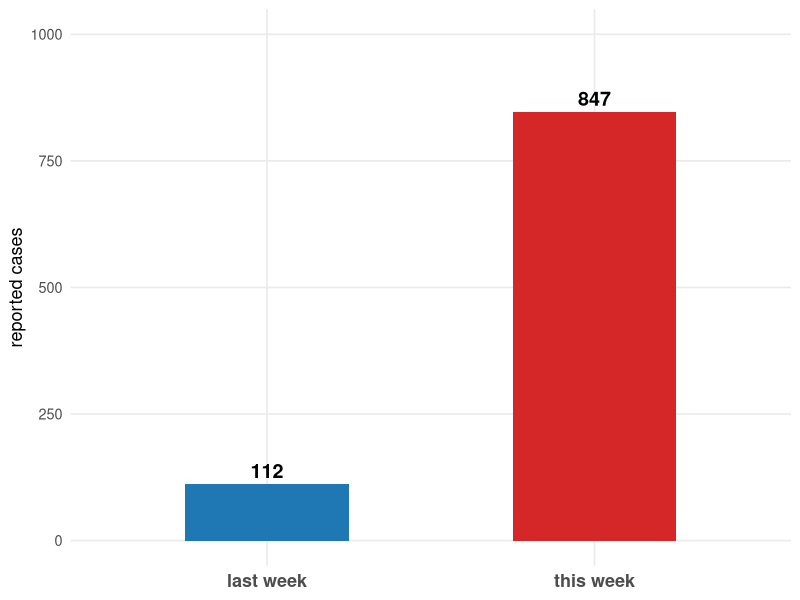
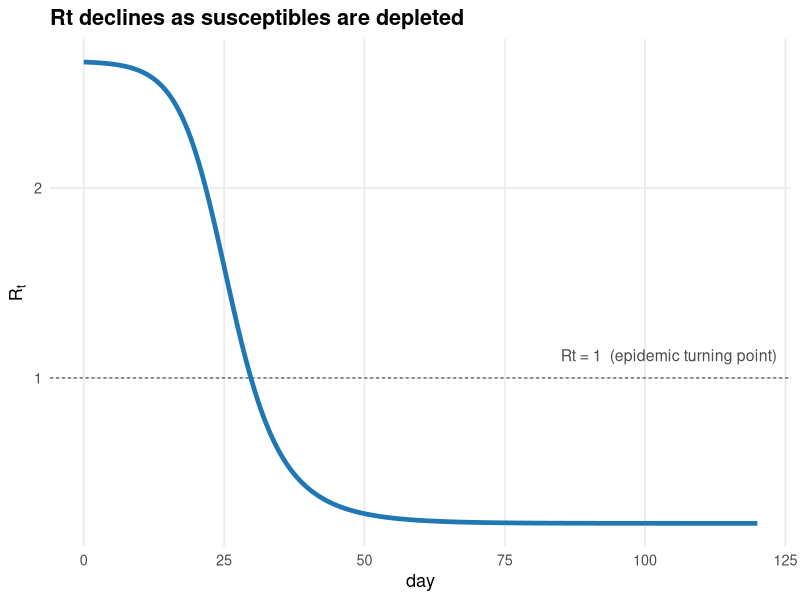
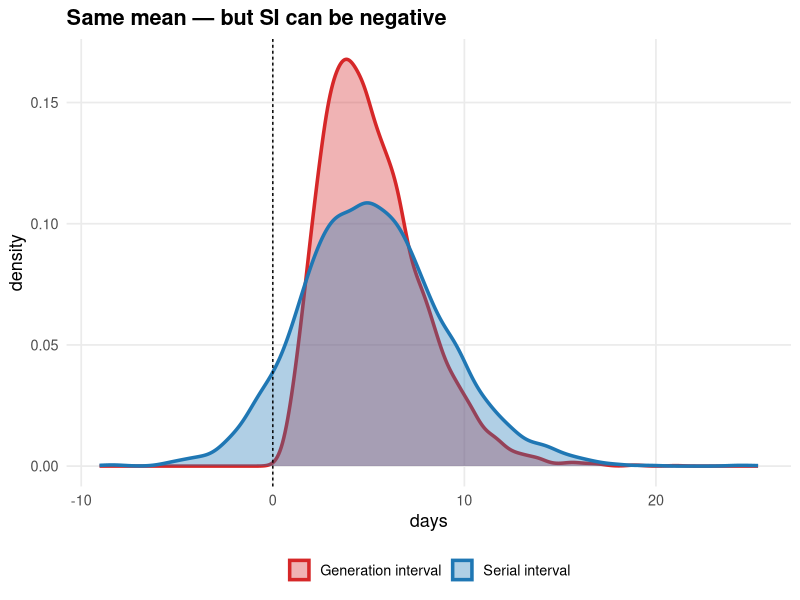
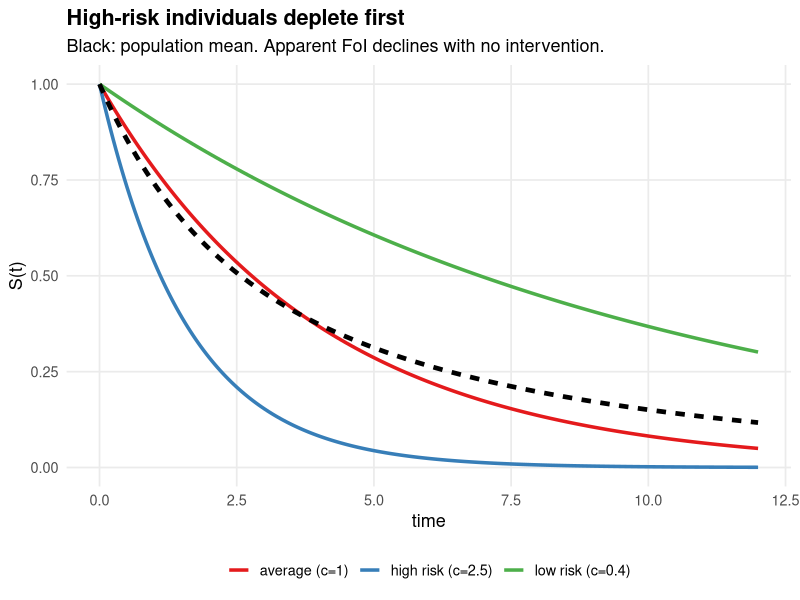
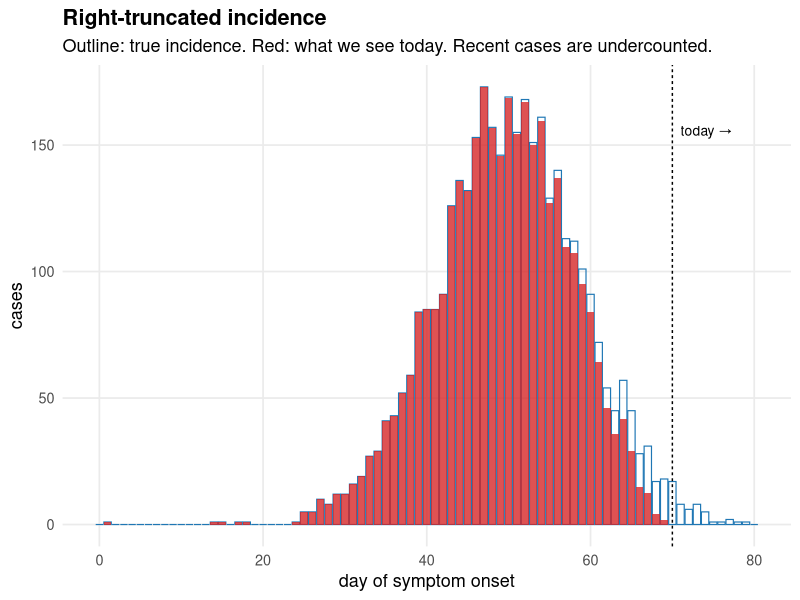
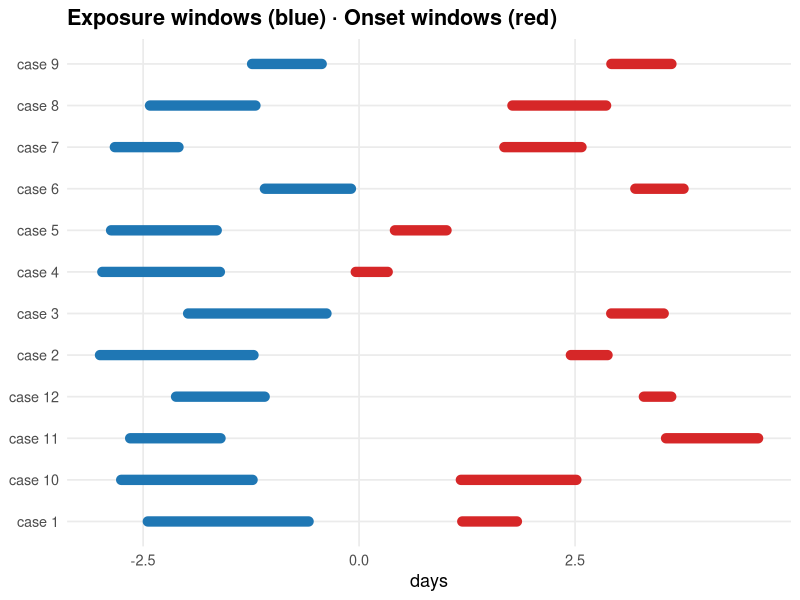
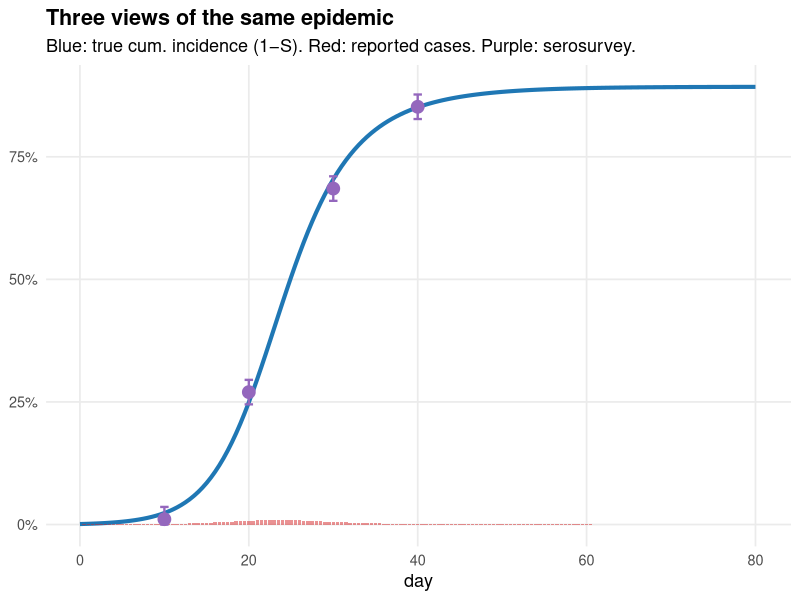
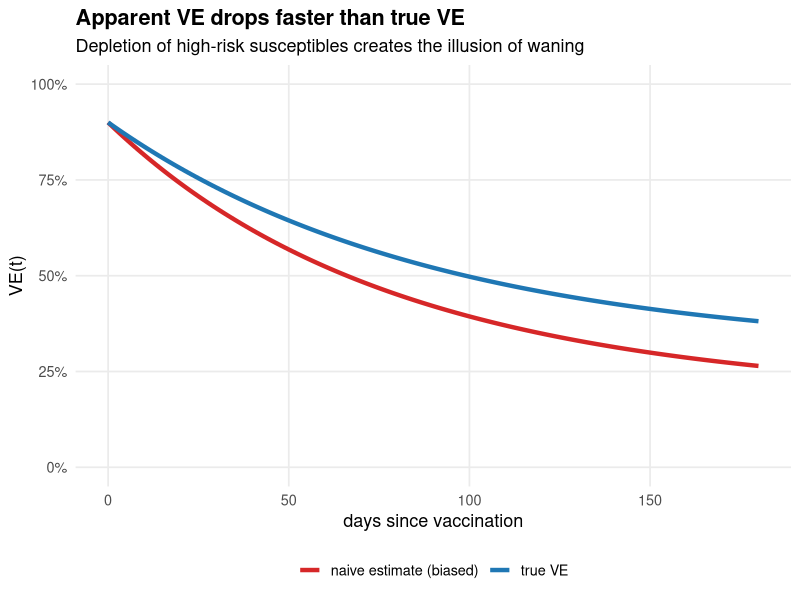

Write the R code that produced these figures, in order.
## ---- chunk 1
#| include: false
suppressPackageStartupMessages({
  library(ggplot2)
  library(dplyr)
  library(tidyr)
  library(deSolve)
})
theme_set(theme_minimal(base_size = 13) +
  theme(panel.grid.minor = element_blank(),
        plot.title = element_text(face = "bold")))
pal <- c(S = "#1f77b4", E = "#9467bd", I = "#d62728", R = "#2ca02c", D = "#7f7f7f")
sir <- function(t, y, p) {
  with(as.list(c(y, p)), {
    dS <- -beta * S * I / N
    dI <-  beta * S * I / N - gamma * I
    dR <-  gamma * I
    list(c(dS, dI, dR))
  })
}
## ---- chunk 2
df <- tibble(week = factor(c("last week", "this week"), levels = c("last week", "this week")),
             cases = c(112, 847))
ggplot(df, aes(week, cases, fill = week)) +
  geom_col(width = 0.5, show.legend = FALSE) +
  geom_text(aes(label = scales::comma(cases)), vjust = -0.4,
            fontface = "bold", size = 5) +
  scale_fill_manual(values = c("#1f77b4", "#d62728")) +
  scale_y_continuous(limits = c(0, 1000)) +
  labs(x = NULL, y = "reported cases") +
  theme(axis.text.x = element_text(size = 13, face = "bold"))
## ---- chunk 3
out <- as.data.frame(ode(c(S = 0.999, I = 0.001, R = 0),
                         seq(0, 120, 0.5), sir,
                         parms = c(beta = 0.4, gamma = 0.15, N = 1)))
out$Rt <- (0.4 / 0.15) * out$S
ggplot(out, aes(time, Rt)) +
  geom_hline(yintercept = 1, linetype = "22", colour = "grey40") +
  geom_line(linewidth = 1.6, colour = "#1f77b4") +
  annotate("text", x = 85, y = 1.12, label = "Rt = 1  (epidemic turning point)",
           colour = "grey30", size = 4, hjust = 0) +
  labs(x = "day", y = expression(R[t]),
       title = "Rt declines as susceptibles are depleted")
## ---- chunk 4
set.seed(9)
n <- 5000
GI <- rgamma(n, shape = 4, rate = 4/5.2)
inc_or <- rgamma(n, shape = 4, rate = 4/4)
inc_ee <- rgamma(n, shape = 4, rate = 4/4)
SI <- GI + (inc_ee - inc_or)
tibble(value = c(GI, SI),
       kind  = rep(c("Generation interval", "Serial interval"), each = n)) |>
  ggplot(aes(value, fill = kind, colour = kind)) +
  geom_density(alpha = 0.35, linewidth = 1.2) +
  geom_vline(xintercept = 0, linetype = "22") +
  scale_fill_manual(values  = c("Generation interval" = "#d62728",
                                "Serial interval"    = "#1f77b4")) +
  scale_colour_manual(values = c("Generation interval" = "#d62728",
                                 "Serial interval"    = "#1f77b4")) +
  labs(x = "days", y = "density", fill = NULL, colour = NULL,
       title = "Same mean — but SI can be negative") +
  theme(legend.position = "bottom")
## ---- chunk 5
t <- seq(0, 12, 0.05)
groups <- tibble(g = c("low risk (c=0.4)", "average (c=1)", "high risk (c=2.5)"), c = c(0.4, 1, 2.5))
df <- expand.grid(t = t, g = groups$g) |> left_join(groups, by = "g") |>
  mutate(S = exp(-0.25 * c * t))
pop <- df |> group_by(t) |> summarise(S = mean(S), .groups = "drop") |> mutate(g = "population mean")
ggplot() +
  geom_line(data = df, aes(t, S, colour = g), linewidth = 1.2) +
  geom_line(data = pop, aes(t, S), colour = "black", linewidth = 1.6, linetype = "22") +
  scale_colour_brewer(palette = "Set1") +
  labs(x = "time", y = "S(t)", colour = NULL,
       title = "High-risk individuals deplete first",
       subtitle = "Black: population mean. Apparent FoI declines with no intervention.") +
  theme(legend.position = "bottom")
## ---- chunk 6
set.seed(3)
days <- 0:80
mu <- 160 * dnorm(days, 50, 9) / max(dnorm(days, 50, 9))
true_inc <- rpois(length(days), pmax(mu, 0.4))
delay_pmf <- dgamma(0:30, shape = 2, rate = 0.4)
delay_pmf <- delay_pmf / sum(delay_pmf)
today <- 70
reported <- rep(0, length(days))
for (d in seq_along(days)) {
  for (k in 0:30) {
    if (days[d] + k <= today)
      reported[d] <- reported[d] + true_inc[d] * delay_pmf[k+1]
  }
}
df <- tibble(day = days, `true incidence` = true_inc, `reported by today` = reported) |>
  pivot_longer(-day)
ggplot(df, aes(day, value, fill = name)) +
  geom_col(data = filter(df, name == "true incidence"),
           fill = NA, colour = "#1f77b4", linewidth = 0.4) +
  geom_col(data = filter(df, name == "reported by today"),
           fill = "#d62728", alpha = 0.8) +
  geom_vline(xintercept = today, linetype = "22") +
  annotate("text", x = today + 1, y = max(true_inc) * 0.9,
           label = "today →", hjust = 0, size = 3.5) +
  labs(x = "day of symptom onset", y = "cases",
       title = "Right-truncated incidence",
       subtitle = "Outline: true incidence. Red: what we see today. Recent cases are undercounted.")
## ---- chunk 7
set.seed(11)
n <- 12
df <- tibble(
  case = factor(paste("case", seq_len(n))),
  EL = runif(n, -3, -1), ER = EL + runif(n, 0.5, 2),
  OL = ER + runif(n, 1.5, 6), OR = OL + runif(n, 0.3, 1.5)
)
ggplot(df) +
  geom_segment(aes(x = EL, xend = ER, y = case, yend = case),
               colour = "#1f77b4", linewidth = 3.5, lineend = "round") +
  geom_segment(aes(x = OL, xend = OR, y = case, yend = case),
               colour = "#d62728", linewidth = 3.5, lineend = "round") +
  labs(x = "days", y = NULL,
       title = "Exposure windows (blue) · Onset windows (red)")
## ---- chunk 8
set.seed(5)
out_sero <- as.data.frame(ode(c(S = 0.999, I = 0.001, R = 0),
                              seq(0, 80, 0.5), sir,
                              parms = c(beta = 0.45, gamma = 0.18, N = 1)))
out_sero$cum_inc <- 1 - out_sero$S
sample_t <- c(10, 20, 30, 40)
samp <- tibble(t = sample_t,
               true = approx(out_sero$time, out_sero$cum_inc, sample_t)$y) |>
  mutate(observed = pmin(1, pmax(0, true + rnorm(n(), 0, 0.015))))
new_inf <- c(NA, -diff(out_sero$S)) * 0.35  # 35% ascertainment
out_sero$reported <- new_inf
ggplot() +
  geom_line(data = out_sero, aes(time, cum_inc), colour = "#1f77b4", linewidth = 1.4) +
  geom_col(data = out_sero[!is.na(out_sero$reported),],
           aes(time, pmax(0, reported)), fill = "#d62728", alpha = 0.5, width = 0.4) +
  geom_point(data = samp, aes(t, observed), size = 4, colour = "#9467bd") +
  geom_errorbar(data = samp,
                aes(x = t, ymin = pmax(0, observed - 0.025), ymax = pmin(1, observed + 0.025)),
                width = 1, colour = "#9467bd", linewidth = 0.8) +
  scale_y_continuous(labels = scales::percent, limits = c(0, NA)) +
  labs(x = "day", y = NULL,
       title = "Three views of the same epidemic",
       subtitle = "Blue: true cum. incidence (1−S). Red: reported cases. Purple: serosurvey.")
## ---- chunk 9
t <- seq(0, 180, 1)
true_VE  <- 0.3 + 0.6 * exp(-t / 90)
naive_VE <- true_VE - 0.12 * (1 - exp(-t / 50))
tibble(t, `true VE` = true_VE, `naive estimate (biased)` = naive_VE) |>
  pivot_longer(-t) |>
  ggplot(aes(t, value, colour = name)) +
  geom_line(linewidth = 1.5) +
  scale_colour_manual(values = c(`true VE` = "#1f77b4",
                                 `naive estimate (biased)` = "#d62728")) +
  scale_y_continuous(limits = c(0, 1), labels = scales::percent) +
  labs(x = "days since vaccination", y = "VE(t)", colour = NULL,
       title = "Apparent VE drops faster than true VE",
       subtitle = "Depletion of high-risk susceptibles creates the illusion of waning") +
  theme(legend.position = "bottom")
## ---- chunk 10
set.seed(8)
weeks <- 1:60
baseline <- 1000 + 20 * sin(2 * pi * weeks / 52)
epi_signal <- 700 * dnorm(weeks, 35, 5) / max(dnorm(weeks, 35, 5))
observed <- baseline + epi_signal + rnorm(length(weeks), 0, 25)
tibble(week = weeks, baseline, observed) |>
  ggplot(aes(week)) +
  geom_ribbon(aes(ymin = baseline, ymax = observed), fill = "#fff2cc", alpha = 0.9) +
  geom_line(aes(y = observed), colour = "#d62728", linewidth = 1.4) +
  geom_line(aes(y = baseline), colour = "#1f77b4", linewidth = 1.4, linetype = "22") +
  annotate("text", x = 35, y = 1500, label = "excess", colour = "#5a4500",
           size = 4.5, fontface = "bold") +
  labs(x = "week", y = "weekly deaths",
       title = "Excess mortality = area between curves",
       subtitle = "Blue dashed: expected baseline. Red: observed.")
